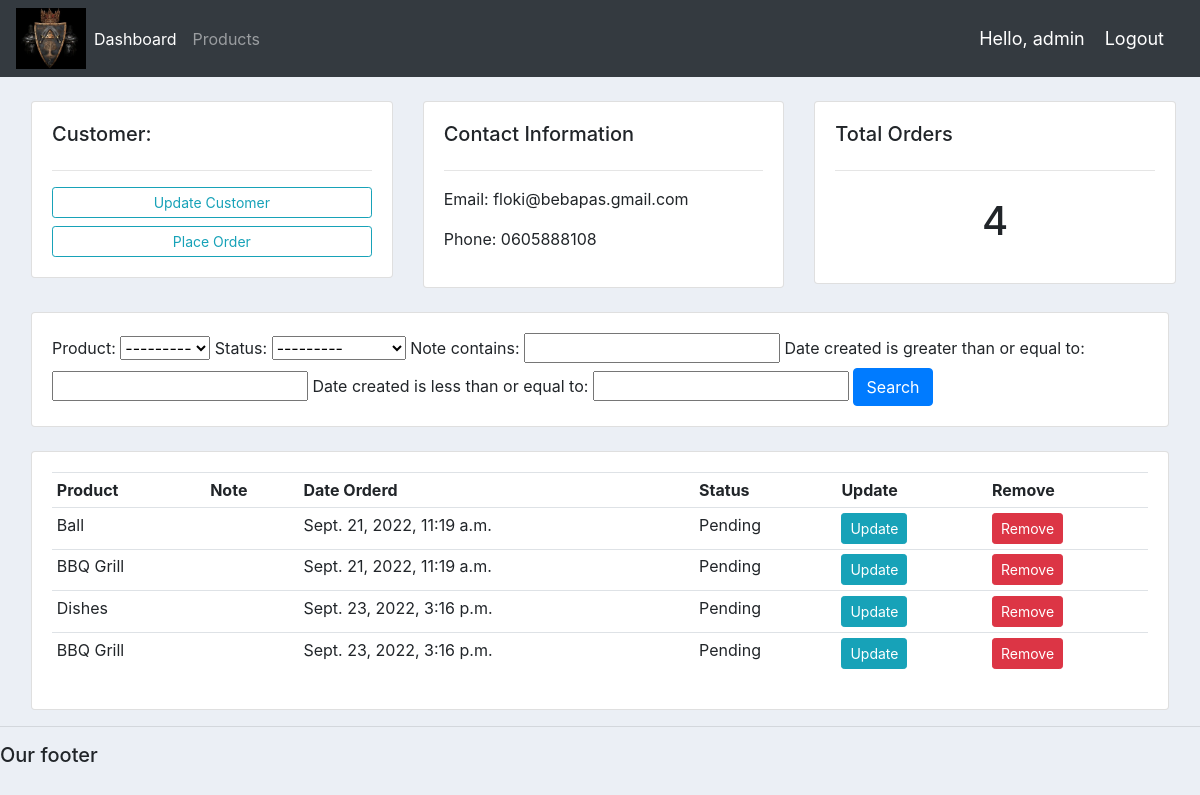
The app's page /customer/1/ (signed in) with its own data.
### accounts/models.py (models this page shows, shortened)
class Customer(models.Model):
    user = models.OneToOneField(User, null=True, blank=True, on_delete=models.CASCADE)
    name = models.CharField(max_length=200, null=True)
    phone = models.CharField(max_length=200, null=True)
    email = models.CharField(max_length=200, null=True)
    profile_pic = models.ImageField(default="profile1.png", null=True, blank=True)
    date_created = models.DateTimeField(auto_now_add=True, null=True)

class Order(models.Model):
    STATUS = (
        ('Pending', 'Pending'),
        ('Out for delivery', 'Out of delivery'),
        ('Delivered', 'Delivered'),
    )
    customer = models.ForeignKey(Customer, null=True, on_delete=models.SET_NULL)
    product = models.ForeignKey(Product, null=True, on_delete=models.SET_NULL)
    date_created = models.DateTimeField(auto_now_add=True, null=True)
    status = models.CharField(max_length=200, null=True, choices=STATUS)
    note = models.CharField(max_length=1000, null=True)

class Product(models.Model):
    CATEGORY = (
        ('Indoor', 'Indoor'),
        ('Out Door', 'Out Door'),
    )
    name = models.CharField(max_length=200, null=True)
    price = models.FloatField(null=True)
    category = models.CharField(max_length=200, null=True, choices=CATEGORY)
    description = models.CharField(max_length=200, null=True, blank=True)
    date_created = models.DateTimeField(auto_now_add=True, null=True)
    tags = models.ManyToManyField(Tag)
    def __str__(self):
        return self.name

### accounts/decorators.py (the view)
        def wrapper_func(request, *args, **kwargs):
            group = None
            if request.user.groups.exists():
                group = request.user.groups.all()[0].name
            if group in allowed_roles:
                return view_func(request, *args, **kwargs)
            else:
                return HttpResponse('You are not authorized to view this page')

### accounts/views.py (called while the page is built)
@login_required(login_url='login')
@allowed_users(allowed_roles=['admin'])
def customer(request, pk):
    customer = Customer.objects.get(id=pk)
    orders = customer.order_set.all()
    order_count = orders.count()
    myFilter = OrderFilter(request.GET, queryset=orders)
    orders = myFilter.qs  #qs = queryset
    context = {
        'customer': customer,
        'orders': orders,
        'order_count': order_count,
        'myFilter': myFilter,
    }
    return render(request, 'accounts/customer.html', context)

### accounts/templates/accounts/customer.html (shortened to what this page needs)
{%  extends 'accounts/main.html' %}
{% block content %}
	<br>
<div class="row ml-3">
	<div class="col-md">
		<div class="card card-body">
			<h5>Customer:</h5>
			<hr>
			<a class="btn btn-outline-info  btn-sm btn-block" href="">Update Customer</a>
			<a class="btn btn-outline-info  btn-sm btn-block" href="{% url 'create_order' customer.id %}">Place Order</a>
		</div>
	</div>
	<div class="col-md">
		<div class="card card-body">
			<h5>Contact Information</h5>
			<hr>
			<p>Email: {{ customer.email }} </p>
			<p>Phone: {{ customer.phone }} </p>
		</div>
	</div>
	<div class="col-md mr-4">
		<div class="card card-body">
			<h5>Total Orders</h5>
			<hr>
			<h1 style="text-align: center;padding: 10px">{{ order_count }}</h1>
		</div>
	</div>
</div>
<br>
<div class="row ml-3 mr-3">
	<div class="col">
		<div class="card card-body">
			<form method="get">
				{{ myFilter.form }}
		    <button class="btn btn-primary" type="submit">Search</button>
		  </form>
		</div>
	</div>
</div>
<br>
<div class="row ml-3 mr-3">
	<div class="col-md">
		<div class="card card-body">
			<table class="table table-sm">
				<tr>
					<th>Product</th>
					<th>Note</th>
					<th>Date Orderd</th>
					<th>Status</th>
					<th>Update</th>
					<th>Remove</th>
				</tr>
				{% for order in orders %}
				<tr>
					<td>{{ order.product }}</td>
					<td>{{ order.product.note }}</td>
					<td>{{ order.date_created }}</td>
					<td>{{ order.status }}</td>
					<td><a class="btn btn-sm btn-info" href="{% url 'update_order' order.id %}">Update</a></td>
					<td><a class="btn btn-sm btn-danger" href="{% url 'delete_order' order.id %}">Remove</a></td>
				</tr>
				{% endfor %}
			</table>
		</div>
	</div>
</div>
{% endblock %}

### accounts/templates/accounts/navbar.html (shortened to what this page needs)
{% load static %}
<nav class="navbar navbar-expand-lg navbar-dark bg-dark">
    <img src="{% static '/images/logo2.webp' %}" width="70px">
    <div class="collapse navbar-collapse" id="navbarNav">
      <ul class="navbar-nav">
        {% if request.user.is_staff %}
        <li class="nav-item active">
          <a class="nav-link" href="{% url 'home' %}">Dashboard</a>
        </li>
        <li class="nav-item">
          <a class="nav-link" href="{% url 'products' %}">Products</a>
        </li>
        {% else %}
        <li class="nav-item">
          <a class="nav-link" href="{% url 'account' %}">Settings</a>
        </li>
        {% endif %}
      </ul>
    </div>
    <span class="hello-msg">Hello, {{ request.user }} </span>
    <span><a class="hello-msg" href="{% url 'logout' %}">Logout</a></span>
  </nav>

### static/css/main.css (style rules this page uses)
body { background-color: #ebeff5; }

### accounts/templates/accounts/navbar.html (style rules this page uses)
.hello-msg { font-size: 18px; color: white; margin-right: 20px; }

### records on screen
Customer: email "floki@bebapas.gmail.com", phone "0605888108"
Order: product "Ball", date_created "Sept. 21, 2022, 11:19 a.m.", status "Pending"
Order: product "BBQ Grill", date_created "Sept. 21, 2022, 11:19 a.m.", status "Pending"
Order: product "Dishes", date_created "Sept. 23, 2022, 3:16 p.m.", status "Pending"
Order: product "BBQ Grill", date_created "Sept. 23, 2022, 3:16 p.m.", status "Pending"

### other values on screen
{{ request.user }} "admin"
{{ order_count }} "4"
